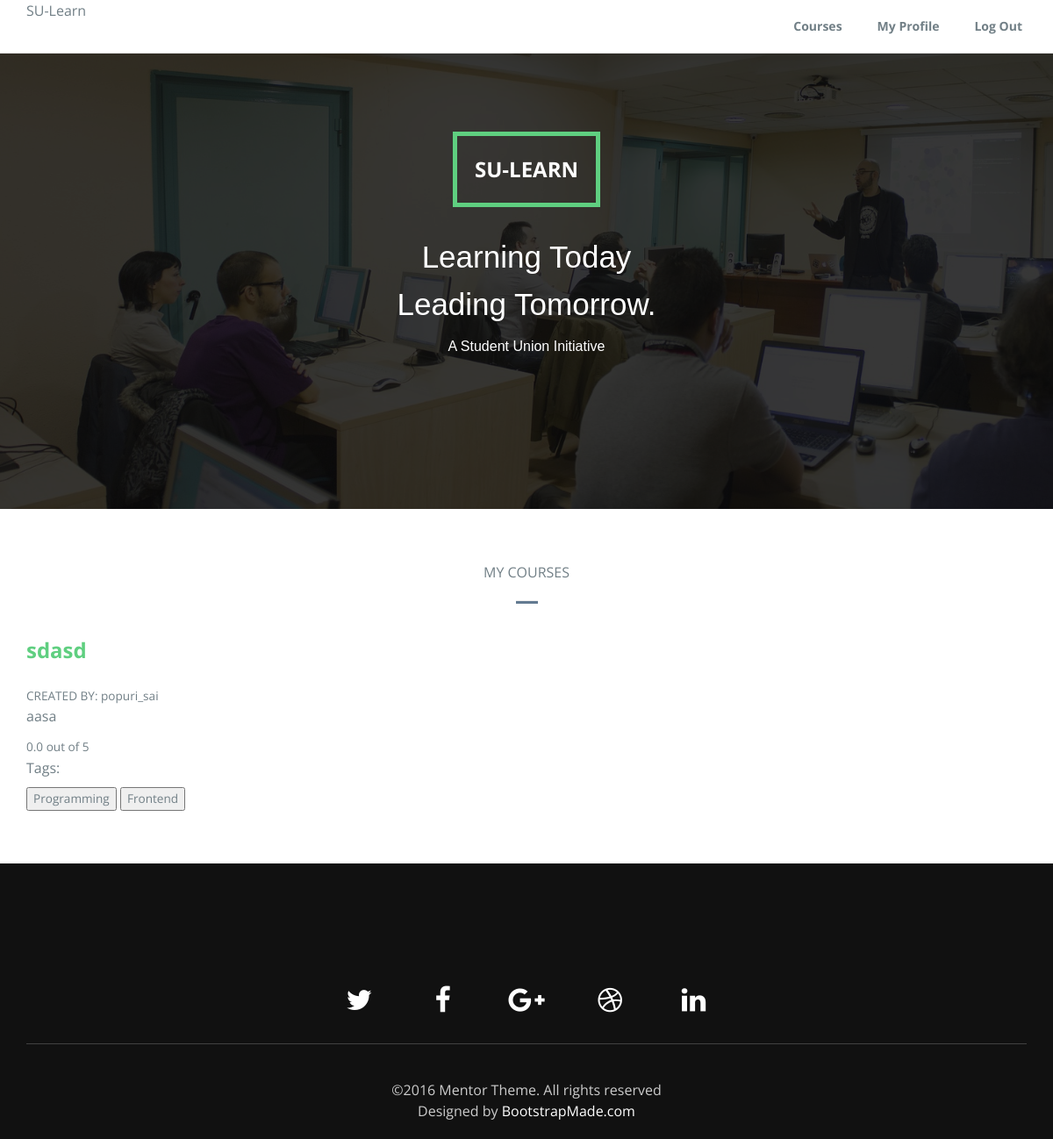
Page /creators/mycourses (signed in) on the earlier database version.
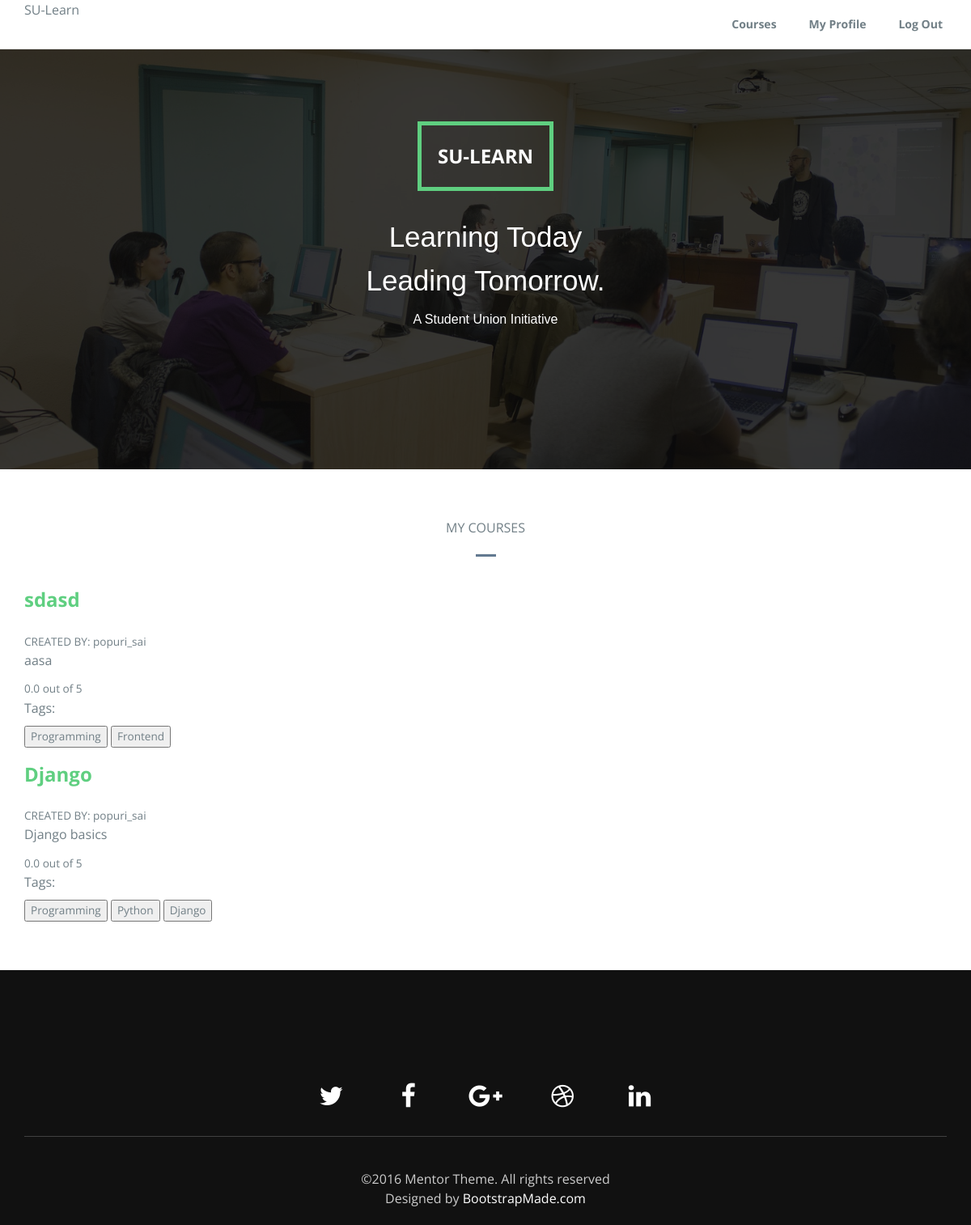
Same page on the later database version.
### e_learning/models.py (models this page shows, shortened)
class Courses(models.Model):
	name = models.CharField(max_length=180,null=True)
	overview = models.TextField(null=True)
	created_by = models.ForeignKey(User,on_delete=models.CASCADE,null=True,related_name='created_by_set')
	rating = models.FloatField(default=0)
	slug = models.SlugField(unique=True,max_length=100,null=True)
	tags = TaggableManager()
	taken_by = models.ManyToManyField(User)
	completed_by = models.ManyToManyField(User,related_name='completed_by')

### e_learning/views.py (the view)
# urls.py: path('creators/mycourses',views.mycourses,name='mycourses'),
@login_required()
def mycourses(request):
	courses = Courses.objects.filter(created_by=request.user)
	context = {
	'courses':courses,
	}
	return render(request,'e_learning/mycourses.html',context)

### e_learning/templates/e_learning/mycourses.html (shortened to what this page needs)
{% load static %}
<!DOCTYPE html>
<html lang="en">
<head>
  <link rel="stylesheet" type="text/css" href="{% static 'e_learning/css/font-awesome.min.css' %}">
  <link rel="stylesheet" type="text/css" href="{% static 'e_learning/css/bootstrap.min.css' %}">
  <link rel="stylesheet" type="text/css" href="{% static 'e_learning/css/imagehover.min.css' %}">
  <link rel="stylesheet" type="text/css" href="{% static 'e_learning/css/style.css' %}">
</head>
<body>
  <nav class="navbar navbar-default navbar-fixed-top">
    <div class="container">
      <div class="navbar-header">
        SU-<span>Learn</span>
      </div>
      <div class="collapse navbar-collapse" id="myNavbar">
        <ul class="nav navbar-nav navbar-right">
          <li><a href="{% url 'courses' %}">Courses</a></li>
          <li><a href="{% url 'profile' %}">My Profile</a></li>
          <li><a href="http://su-learn.herokuapp.com/accounts/logout/" data-toggle="modal">Log Out</a></li>
        </ul>
      </div>
    </div>
  </nav>
  <div class="banner">
    <div class="bg-color">
      <div class="container">
        <div class="row">
          <div class="banner-text text-center">
            <div class="text-border">
              <h2 class="text-dec">SU-Learn</h2>
            </div>
            <div class="intro-para text-center quote">
              <p class="big-text">Learning Today<br />Leading Tomorrow.</p>
              <p class="small-text">A Student Union Initiative</p>
            </div>
          </div>
        </div>
      </div>
    </div>
  </div>
  <section id="faculity-member" class="section-padding">
    <div class="container">
      <div class="row">
        <div class="header-section text-center">
          MY COURSES
          <hr class="bottom-line">
        </div>
        <div class="col-lg-4 col-md-4 col-sm-4">
          {% for course in courses %}
            <h2><a href="{% url 'course_details' course.slug %}"> {{ course.name }} </a></h2>
            <small> CREATED BY: {{ course.created_by }}</small>
            <p>{{ course.overview }}</p>
            <small>{{ course.rating }} out of 5</small><br />
            <p>Tags:</p>
            {% for tag in course.tags.all %}
              <small><button>{{ tag }}</button></small>
            {% endfor %}
          {% endfor %}
        </div>
      </div>
    </div>
  </section>
  <footer id="footer" class="footer">
    <div class="container text-center">
       <ul class="social-links">
        <li><a href="#link"><i class="fa fa-twitter fa-fw"></i></a></li>
        <li><a href="#link"><i class="fa fa-facebook fa-fw"></i></a></li>
        <li><a href="#link"><i class="fa fa-google-plus fa-fw"></i></a></li>
        <li><a href="#link"><i class="fa fa-dribbble fa-fw"></i></a></li>
        <li><a href="#link"><i class="fa fa-linkedin fa-fw"></i></a></li>
      </ul>
      ©2016 Mentor Theme. All rights reserved
      <div class="credits">
        Designed by <a href="https://bootstrapmade.com/">BootstrapMade.com</a>
      </div>
    </div>
  </footer>
</body>
</html>

### e_learning/static/e_learning/css/style.css (style rules this page uses)
body { font-size: 15px; line-height: 1.52; color: #717f86; font-size: 16px; font-family: 'Open Sans', sans-serif; font-weight: 400; }
ol, ul { list-style: none; }
.section-padding { padding: 60px 0px; }
h1, h2, h3, h4, h5, h6 { font-family: Open Sans, sans-serif; font-weight: 700; color: #4B4B4C; }
a { color: #5fcf80; }
.navbar-default { background-color: #ffffff; }
.navbar-default .navbar-nav > li > a { color: #717f86; font-size: 14px; font-weight: 700; }
.navbar-nav > li > a { padding: 0px; margin: 10px 5px; padding: 10px 15px; }
.navbar { margin-bottom: 0px; }
.banner { background: url('../img/bg-banner.jpg') no-repeat center top; background-size: cover; min-height: 580px; position: relative; }
.bg-color { background-color: RGBA(12, 11, 11, 0.82); min-height: 580px; }
.text-dec { font-size: 24px; padding: 10px 20px; margin: 15px 0; text-transform: uppercase; color: #fff; }
.text-border { border: 5px solid #5FCF80; display: inline-block; margin-top: 150px; }
.intro-para { font-family: 'Alegreya Sans', sans-serif; font-size: 45px; color: #fff; margin-top: 30px; }
.big-text { font-size: 35px; }
.small-text { font-size: 16px; }
h2 { font-size: 24px; padding-bottom: 15px; }
.bottom-line { width: 25px; height: 3px; background-color: rgb(99, 122, 145); }
.footer { padding: 60px 0 20px; background: #111; color: #ccc; }
.footer a { color: #fff; }
.footer .social-links li a { color: #fff; font-size: 32px; line-height: 50px; border-radius: 50%; text-align: center; -webkit-transition: all .3s ease-out; transition: all .3s ease-out; }
.footer .social-links li { display: inline-block; margin: 0 25px 25px; -webkit-transition: all .3s ease-out; transition: all .3s ease-out; }
.footer .social-links { list-style: none; padding: 0; margin: 30px 0 40px; padding: 40px 0 0; border-bottom: 1px solid rgba(255,255,255,0.2); }

Differences in the rows shown:
added Courses: name "Django", created_by "popuri_sai", overview "Django basics", rating "0.0", Tag (name "Programming")
added Tag: name "Python", shown under "Django"
added Tag: name "Django"
